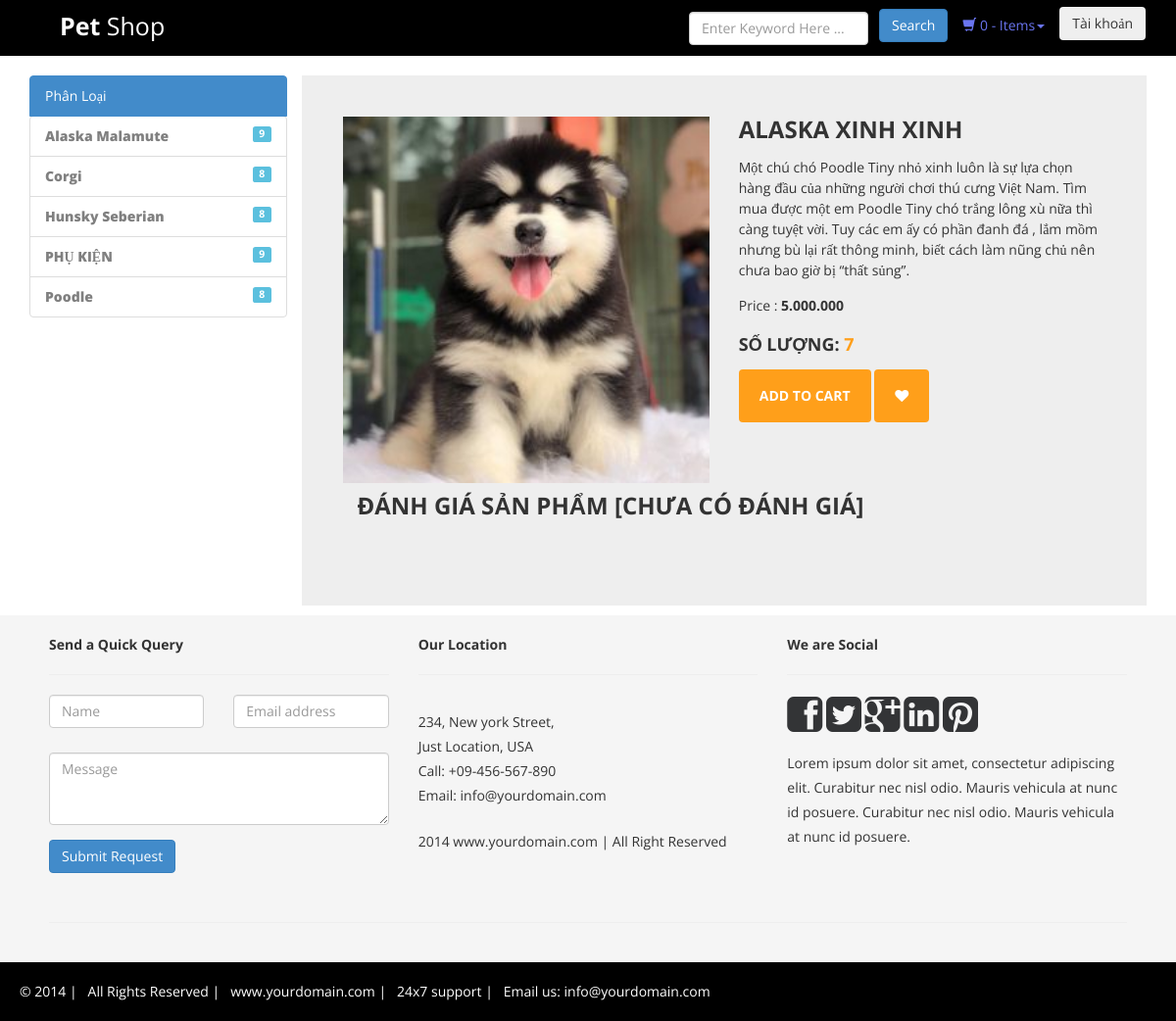
Screenshot of /DetailProduct/SayHi/6 with the database file from the repository.
### tables this page shows
CREATE TABLE IF NOT EXISTS `sanpham` (
  `idSP` int(11) NOT NULL AUTO_INCREMENT,
  `LoaiSP` varchar(100) NOT NULL,
  `TenSP` varchar(70) NOT NULL,
  `AnhSP` varchar(256) NOT NULL,
  `GiaSP` int(11) NOT NULL,
  `giamgia` int(5) NOT NULL DEFAULT 0,
  `SoLuong` int(11) NOT NULL,
  `NoiDung` text NOT NULL,
  `ngaythem` datetime NOT NULL,
  PRIMARY KEY (`idSP`,`LoaiSP`),
  KEY `KF_1` (`LoaiSP`)
);

### mvc/core/Controller.php (called while the page is built, shortened)
<?php
class Controller{
    public function view($view, $data=[]){
        require_once "./mvc/views/".$view.".php";
    }
}
?>

### mvc/controllers/DetailProduct.php (called while the page is built, shortened)
<?php
    class DetailProduct extends Controller{
        public $sp;
        public $loai;
        public $binhluan;
        public function __construct(){
            $this->sp = $this->model('SanPhamModel');
            $this->loai = $this->model('LoaiSPModel');
            $this->binhluan = $this->model('BinhLuanModel');
        }
        function SayHi(){
            if(isset($_GET['url']))
            $arr = explode("/",$_GET['url']);
            if(isset($arr[2]))
            $idsp = $arr[2];
            $a = json_decode($this->binhluan->GetStarById($idsp));
            if(!empty($a))
                $star = round($a->star,1);
                else
                $star = "Chưa có đánh giá";
            $this->view('master1',[
                'page' => 'DetailProduct',
                "loaisp" => json_decode($this->loai->GetLoaiSPMenuLeft()),
                "menu-left" => "menu-left",
                'sp' => json_decode($this->sp->GetProductById($idsp)),
                'comment' => json_decode($this->binhluan->SelectAll($idsp)),
                'star' => $star
            ]);
        }
    }
?>

### mvc/core/App.php (called while the page is built, shortened)
<?php
class App{
    protected $action="sayhi";
    function __construct(){
        $arr = $this->UrlProcess();
        if( file_exists("./mvc/controllers/".$arr[0].".php") ){
            unset($arr[0]);
        }
        $this->controller = new $this->controller;
        if(isset($arr[1])){
            if( method_exists( $this->controller , $arr[1]) ){
                $this->action = $arr[1];
            }
            unset($arr[1]);
        }
        $this->params = $arr?array_values($arr):[];
        call_user_func_array([$this->controller, $this->action], $this->params);
    }
    function UrlProcess(){
        if( isset($_GET["url"]) ){
            return explode("/", filter_var(trim($_GET["url"], "/")));
        }
    }
}
?>

### index.php (called while the page is built, shortened)
<?php
$myApp = new App();
?>

### mvc/core/DB.php (called while the page is built, shortened)
<?php
class DB{
    protected $servername = "localhost";
    protected $username = "root";
    protected $password = "";
    protected $dbname = "shoppet";
    protected $port = "3306";
    function __construct(){
        $this->con = mysqli_connect($this->servername, $this->username, $this->password,$this->dbname,$this->port);
    }
}
?>

### mvc/models/SanPhamModel.php (called while the page is built, shortened)
<?php
class SanPhamModel extends DB{
    public function GetProductById($idsp){
        $qr = "SELECT * FROM sanpham WHERE idSP = $idsp";
        $rs = mysqli_query($this->con, $qr);
        $arr = [];
        while($row = mysqli_fetch_assoc($rs))
        {
            $arr1 = array(
                "idsp" => $row["idSP"],
                "loai" => $row["LoaiSP"],
                "ten" => $row["TenSP"],
                "anh" => $row["AnhSP"],
                "gia" => $row["GiaSP"],
                "soluong" => $row["SoLuong"],
                "noidung" => $row["NoiDung"],
                "ngaythem" => $row["ngaythem"],
                "giamgia" => $row["giamgia"]
            );
            $arr[] = $arr1;
        }
        return json_encode($arr);
    }
}
?>

### mvc/views/pages/DetailProduct.php (the view, shortened to what this page needs)
<div class="container">
    <div class="card">
        <div class="container-fliud">
            <div class="wrapper row">
                <form action="./ShoppingCart/AddToCart" method="POST">
                    <div class="preview col-md-6">
                        <div class="preview-pic tab-content">
                            <div class="tab-pane active" id="pic-1"><img src="<?php echo $data['sp'][0]->anh; ?>" />
                            </div>
                        </div>
                    </div>
                    <div class="details col-md-6">
                        <h3 class="product-title"><?php echo $data['sp'][0]->ten; ?></h3>
                        <p class="product-description"><?php echo $data['sp'][0]->noidung; ?></p>
                        <p>Price :
                            <strong
                                <?php if($data['sp'][0]->giamgia>0) echo 'class="sale"' ?>><?php echo number_format($data['sp'][0]->gia,0,"","."); ?></strong>
                        </p>
                        <h4 class="price">Số lượng: <span><?php echo $data['sp'][0]->soluong; ?></span></h4>
                        <div class="action">
                            <button class="add-to-cart btn btn-default" type="submit">add to cart</button>
                            <button class="like btn btn-default" type="button"><span
                                    class="fa fa-heart"></span></button>
                        </div>
                    </div>
                </form>
            </div>
        </div>
        <div class="container mt-5">
            <div class="d-flex justify-content-center row">
                <div class="col-md-6">
                    <div class="p-3 bg-white rounded">
                        <h3 class="product-title">Đánh giá sản phẩm
                            [<?php  if(isset($data['star'])) echo $data['star']; ?>]
                        </h3>
                    </div>
                </div>
            </div>
        </div>
    </div>
</div>
</div>

### mvc/views/assets/css/style.css (style rules this page uses)
h1, h2, h3, h4, h5, h6 { font-family:'Open Sans', sans-serif; }
.row { margin-bottom:10px; }
.btn { margin-bottom:5px; }
body { font-family: 'open sans'; overflow-x: hidden; }
img { max-width: 100%; }
.preview { display: -webkit-box; display: -webkit-flex; display: -ms-flexbox; display: flex; -webkit-box-orient: vertical; -webkit-box-direction: normal; -webkit-flex-direction: column; -ms-flex-direction: column; flex-direction: column; }
.preview-pic { -webkit-box-flex: 1; -webkit-flex-grow: 1; -ms-flex-positive: 1; flex-grow: 1; }
.tab-content { overflow: hidden; }
.tab-content img { width: 100%; -webkit-animation-name: opacity; animation-name: opacity; -webkit-animation-duration: .3s; animation-duration: .3s; }
.card { margin-top: 0px; background: #eee; padding: 3em; line-height: 1.5em; font-family: 'open sans'; overflow-x: hidden; }
@media screen and (min-width: 997px) { .wrapper { display: -webkit-box; display: -webkit-flex; display: -ms-flexbox; display: flex; } }
.details { display: -webkit-box; display: -webkit-flex; display: -ms-flexbox; display: flex; -webkit-box-orient: vertical; -webkit-box-direction: normal; -webkit-flex-direction: column; -ms-flex-direction: column; flex-direction: column; }
.product-title, .price, .sizes, .colors { text-transform: UPPERCASE; font-weight: bold; }
.checked, .price span { color: #ff9f1a; }
.product-title, .rating, .product-description, .price, .vote, .sizes { margin-bottom: 15px; }
.product-title { margin-top: 0; }
.add-to-cart, .like { background: #ff9f1a; padding: 1.2em 1.5em; border: none; text-transform: UPPERCASE; font-weight: bold; color: #fff; -webkit-transition: background .3s ease; transition: background .3s ease; }

### rows the page displays
sanpham: AnhSP (picture), TenSP "ALASKA XINH XINH", NoiDung "Một chú chó Poodle Tiny nhỏ xinh luôn là sự lựa chọn hàng đầu của những người chơi thú cưng Việt Nam. Tìm mua được một em Poodle Tiny chó trắng lông xù nữa thì càng tuyệt vời. Tuy các em ấy có phần đanh đá , lắm mồm nhưng bù lại rất thông minh, biết cách làm nũng chủ nên chưa bao giờ bị “thất sủng”.", GiaSP "5.000.000", SoLuong "7"

### other values shown
$value->ten "Alaska Malamute"
$value->soluong "9"
$value->ten "Corgi"
$value->soluong "8"
$value->ten "Hunsky Seberian"
$value->ten "PHỤ KIỆN"
$value->ten "Poodle"
$data['star'] "CHƯA CÓ ĐÁNH GIÁ"
